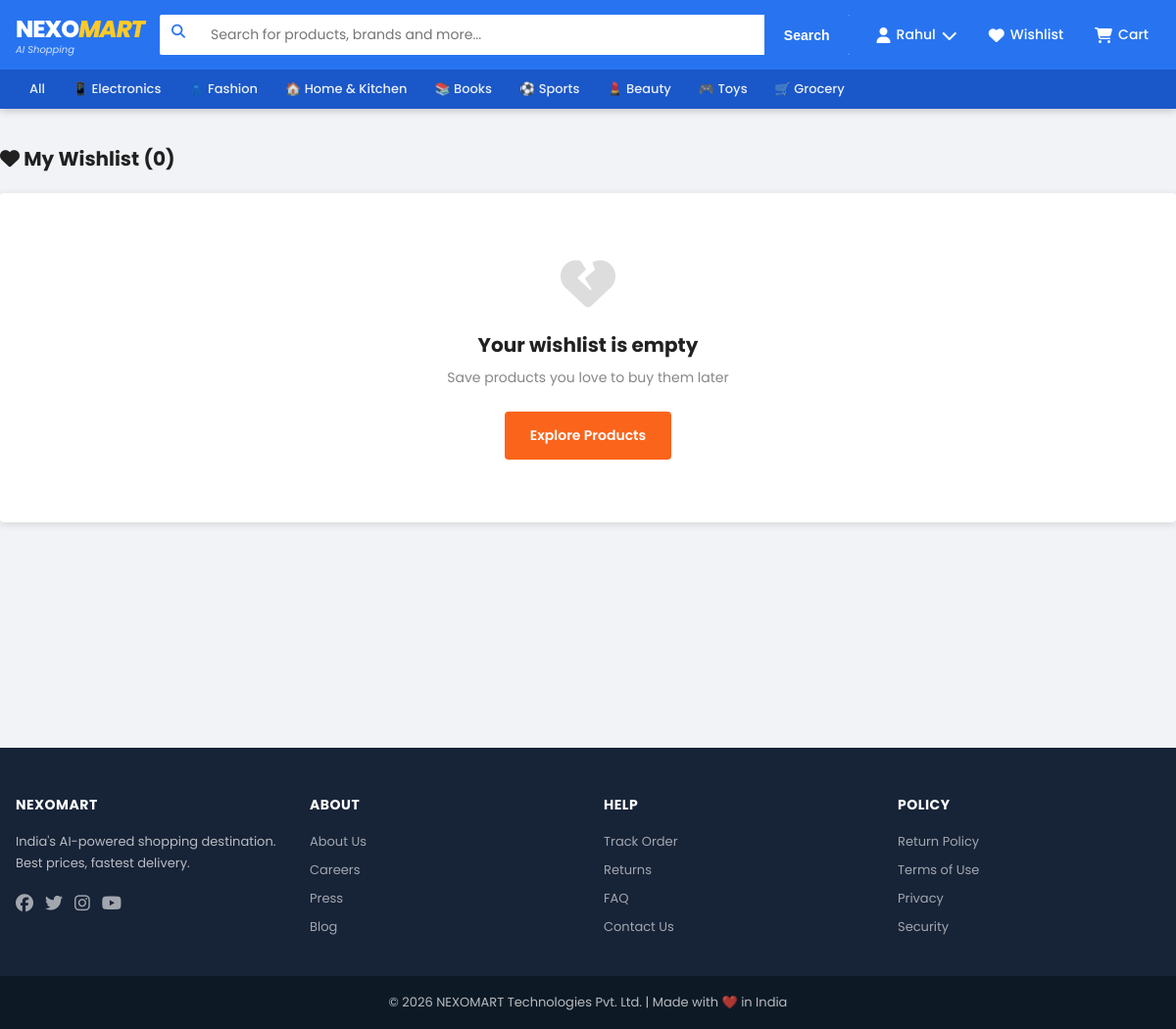
The app's page /wishlist (signed in) with its own data.
### database.py (models this page shows)
class Category(db.Model):
    id = db.Column(db.Integer, primary_key=True)
    name = db.Column(db.String(100), nullable=False)
    slug = db.Column(db.String(100), unique=True)
    icon = db.Column(db.String(50), default='🛍️')
    products = db.relationship('Product', backref='category', lazy=True)

### app.py (the view)
@app.route('/wishlist')
def wishlist():
    if 'user_id' not in session:
        return redirect(url_for('login'))
    user = User.query.get(session['user_id'])
    ids = list(filter(None, (user.wishlist or '').split(',')))
    products = Product.query.filter(Product.id.in_(ids)).all() if ids else []
    return render_template('wishlist.html', products=products)

### app.py (called while the page is built)
@app.context_processor
def inject_globals():
    cart_count = 0
    if 'user_id' in session:
        cart_count = CartItem.query.filter_by(user_id=session['user_id']).count()
    categories = Category.query.all()
    return dict(cart_count=cart_count, all_categories=categories,
                current_year=datetime.now().year)

### templates/wishlist.html (shortened to what this page needs)
{% extends 'base.html' %}
{% block content %}
<div class="container wishlist-page">
    <h1><i class="fa fa-heart"></i> My Wishlist ({{ products|length }})</h1>
    {% if products %}
    <div class="product-grid">
        {% for p in products %}
        {% include '_product_card.html' %}
        {% endfor %}
    </div>
    {% else %}
    <div class="empty-state">
        <i class="fa fa-heart-broken fa-4x"></i>
        <h3>Your wishlist is empty</h3>
        <p>Save products you love to buy them later</p>
        <a href="{{ url_for('products') }}" class="btn btn-primary">Explore Products</a>
    </div>
    {% endif %}
</div>
{% endblock %}

### templates/base.html (shortened to what this page needs)
<!DOCTYPE html>
<html lang="en">
<head>
    <link rel="stylesheet" href="https://cdnjs.cloudflare.com/ajax/libs/font-awesome/6.5.0/css/all.min.css">
    <link rel="stylesheet" href="{{ url_for('static', filename='css/style.css') }}">
</head>
<body>
<header class="header">
    <div class="header-top">
        <div class="container header-inner">
            <a href="{{ url_for('index') }}" class="logo">
                <span class="logo-text">NEXO<span class="logo-accent">MART</span></span>
                <span class="logo-tagline">AI Shopping</span>
            </a>
            <div class="search-wrapper">
                <form action="{{ url_for('products') }}" method="GET" class="search-form">
                    <div class="search-box">
                        <i class="fa fa-search search-icon"></i>
                        <input type="text" name="q" id="searchInput" placeholder="Search for products, brands and more..."
                               value="{{ request.args.get('q','') }}" autocomplete="off">
                        <button type="submit" class="search-btn">Search</button>
                    </div>
                </form>
            </div>
            <nav class="nav-actions">
                {% if session.user_id %}
                <div class="nav-item dropdown">
                    <a href="{{ url_for('profile') }}" class="nav-link">
                        <i class="fa fa-user"></i>
                        <span>{{ session.user_name.split()[0] }}</span>
                        <i class="fa fa-chevron-down tiny"></i>
                    </a>
                </div>
                {% else %}
                <a href="{{ url_for('login') }}" class="nav-link">
                    <i class="fa fa-user"></i> <span>Login</span>
                </a>
                {% endif %}
                <a href="{{ url_for('wishlist') }}" class="nav-link">
                    <i class="fa fa-heart"></i> <span>Wishlist</span>
                </a>
                <a href="{{ url_for('cart') }}" class="nav-link cart-link">
                    <i class="fa fa-shopping-cart"></i>
                    <span>Cart</span>
                </a>
            </nav>
        </div>
    </div>
    <div class="category-bar">
        <div class="container category-list">
            <a href="{{ url_for('products') }}" class="cat-link">All</a>
            {% for cat in all_categories %}
            <a href="{{ url_for('products', category=cat.slug) }}" class="cat-link">
                {{ cat.icon }} {{ cat.name }}
            </a>
            {% endfor %}
        </div>
    </div>
</header>
<main class="main-content">
    {% block content %}{% endblock %}
</main>
<footer class="footer">
    <div class="container footer-grid">
        <div>
            <h4>NEXOMART</h4>
            <p>India's AI-powered shopping destination. Best prices, fastest delivery.</p>
            <div class="social-links">
                <a href="#"><i class="fab fa-facebook"></i></a>
                <a href="#"><i class="fab fa-twitter"></i></a>
                <a href="#"><i class="fab fa-instagram"></i></a>
                <a href="#"><i class="fab fa-youtube"></i></a>
            </div>
        </div>
        <div>
            <h4>About</h4>
            <ul>
                <li><a href="#">About Us</a></li>
                <li><a href="#">Careers</a></li>
                <li><a href="#">Press</a></li>
                <li><a href="#">Blog</a></li>
            </ul>
        </div>
        <div>
            <h4>Help</h4>
            <ul>
                <li><a href="{{ url_for('orders') }}">Track Order</a></li>
                <li><a href="#">Returns</a></li>
                <li><a href="#">FAQ</a></li>
                <li><a href="#">Contact Us</a></li>
            </ul>
        </div>
        <div>
            <h4>Policy</h4>
            <ul>
                <li><a href="#">Return Policy</a></li>
                <li><a href="#">Terms of Use</a></li>
                <li><a href="#">Privacy</a></li>
                <li><a href="#">Security</a></li>
            </ul>
        </div>
    </div>
    <div class="footer-bottom">
        <div class="container">
            <p>© {{ current_year }} NEXOMART Technologies Pvt. Ltd. | Made with ❤️ in India</p>
        </div>
    </div>
</footer>
</body>
</html>

### static/css/style.css (style rules this page uses)
*, *::before, *::after { box-sizing: border-box; margin: 0; padding: 0; }
:root { --blue: #2874f0; --blue-dark: #1a57c8; --orange: #fb641b; --green: #388e3c; --yellow: #ffca28; --red: #e53935; --gray: #f1f3f6; --gray2: #878787; --dark: #212121; --white: #fff; --shadow: 0 2px 8px rgba(0,0,0,.12); --radius: 4px; }
body { font-family: 'Poppins', sans-serif; background: var(--gray); color: var(--dark); font-size: 14px; }
a { text-decoration: none; color: inherit; }
.container { max-width: 1200px; margin: 0 auto; padding: 0 16px; }
.header { background: var(--blue); position: sticky; top: 0; z-index: 1000; box-shadow: 0 2px 8px rgba(0,0,0,.2); }
.header-inner { display: flex; align-items: center; gap: 16px; padding: 12px 16px; }
.logo { flex-shrink: 0; }
.logo-text { font-size: 24px; font-weight: 800; color: #fff; letter-spacing: -1px; }
.logo-accent { color: var(--yellow); font-style: italic; }
.logo-tagline { display: block; font-size: 10px; color: rgba(255,255,255,.8); margin-top: -4px; font-style: italic; }
.search-wrapper { flex: 1; position: relative; }
.search-box { display: flex; background: #fff; border-radius: 2px; overflow: hidden; }
.search-box input { flex: 1; padding: 10px 14px; border: none; outline: none; font-size: 14px; font-family: inherit; }
.search-icon { padding: 10px 12px; color: var(--blue); }
.search-btn { background: var(--blue); color: #fff; border: none; padding: 0 20px; cursor: pointer; font-size: 14px; font-weight: 600; }
.nav-actions { display: flex; align-items: center; gap: 8px; flex-shrink: 0; }
.nav-link { color: #fff; display: flex; align-items: center; gap: 6px; padding: 8px 12px; border-radius: var(--radius); white-space: nowrap; font-size: 14px; font-weight: 500; transition: background .2s; }
.nav-link i { font-size: 16px; }
.tiny { font-size: 10px; }
.cart-link { position: relative; }
.dropdown { position: relative; }
.category-bar { background: #1a57c8; padding: 0; }
.category-list { display: flex; gap: 0; overflow-x: auto; scrollbar-width: none; }
.cat-link { color: rgba(255,255,255,.9); padding: 10px 14px; white-space: nowrap; font-size: 13px; font-weight: 500; transition: background .2s; }
.btn { display: inline-flex; align-items: center; gap: 8px; padding: 12px 24px; border-radius: var(--radius); font-size: 14px; font-weight: 600; cursor: pointer; border: 2px solid transparent; font-family: inherit; transition: all .2s; }
.btn-primary { background: var(--orange); color: #fff; }
.wishlist-page { padding: 24px 0; }
.wishlist-page h1 { font-size: 20px; margin-bottom: 20px; }
.empty-state { text-align: center; padding: 64px 32px; background: #fff; border-radius: var(--radius); box-shadow: var(--shadow); }
.empty-state i { color: #ddd; margin-bottom: 20px; display: block; }
.empty-state h3 { font-size: 20px; font-weight: 700; margin-bottom: 8px; }
.empty-state p { color: var(--gray2); margin-bottom: 24px; }
.footer { background: #172337; color: rgba(255,255,255,.7); margin-top: 40px; }
.footer-grid { display: grid; grid-template-columns: repeat(4, 1fr); gap: 32px; padding: 48px 16px 32px; }
.footer h4 { color: #fff; font-size: 14px; font-weight: 700; text-transform: uppercase; letter-spacing: .5px; margin-bottom: 16px; }
.footer ul { list-style: none; }
.footer ul li { margin-bottom: 8px; }
.footer ul a { font-size: 13px; color: rgba(255,255,255,.6); transition: color .2s; }
.footer p { font-size: 13px; line-height: 1.7; }
.social-links { display: flex; gap: 12px; margin-top: 16px; }
.social-links a { color: rgba(255,255,255,.6); font-size: 18px; transition: color .2s; }
.footer-bottom { background: #0d1a26; padding: 16px; text-align: center; font-size: 13px; }
.main-content { min-height: calc(100vh - 200px); }

### records on screen
Category: icon "📱", name "Electronics"
Category: icon "👗", name "Fashion"
Category: icon "🏠", name "Home & Kitchen"
Category: icon "📚", name "Books"
Category: icon "⚽", name "Sports"
Category: icon "💄", name "Beauty"
Category: icon "🎮", name "Toys"
Category: icon "🛒", name "Grocery"

### other values on screen
{{ session.user_name.split()[0] }} "Rahul"
{{ products|length }} "0"
